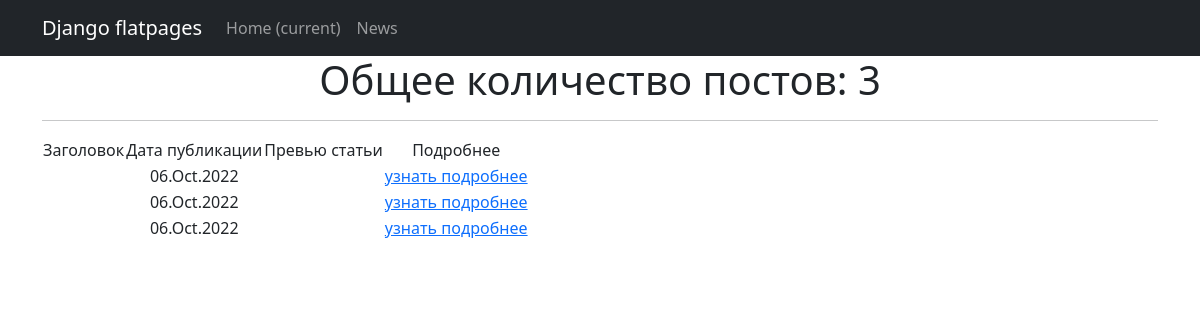
Before: /news/ with the older database file.
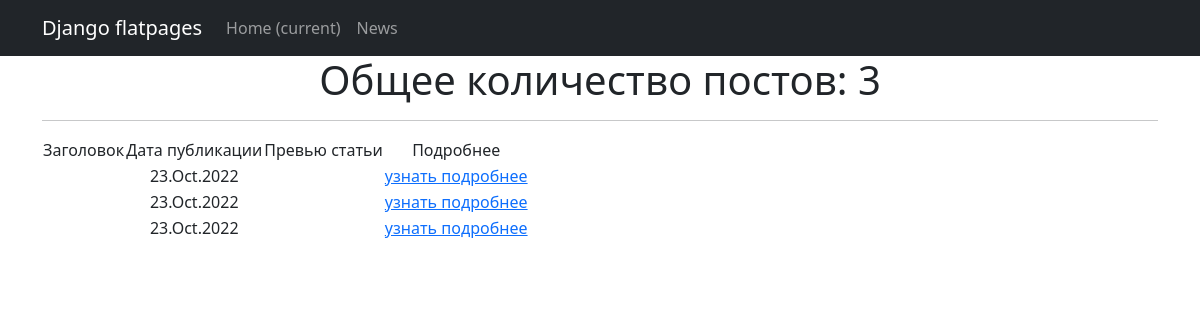
After: the same page with the newer database file.
### news/models.py (models this page shows, shortened)
class Post(models.Model):
    posts = 'PT'
    news = 'NS'
    TYPES = [
        (posts, 'Статья'),
        (news, 'Новость')
    ]
    postsOrNews = models.CharField(max_length=2,
                                   choices=TYPES,
                                   default=posts)
    timeIn = models.DateTimeField(auto_now_add=True)
    header = models.CharField(max_length=128)
    text = models.TextField()
    rating = models.IntegerField(default=0)
    postAuthor = models.ForeignKey(Author, on_delete=models.CASCADE)
    postCategories = models.ManyToManyField(Category, through='PostCategory')

### news/views.py (the view)
# urls.py: path('', PostList.as_view(), name='news_list'),
class PostList(ListView):
    model = Post
    ordering = 'timeIn'
    template_name = 'news.html'
    context_object_name = 'news'
    paginate_by = 10

### news/templatetags/custom_filter.py (called while the page is built)
@register.filter()
def censor(value):
    new_value = keyword_processor.replace_keywords(value)
    return f'{new_value}'

### templates/news.html (shortened to what this page needs)
{% extends 'flatpages/default.html' %}
{% load custom_filter %}
{% block content %}
    <h1>
        <td>Общее количество постов: </td>
        {{ news | length }}
    </h1>
    <hr>
    {% if news %}
        <table>
            <tr>
                <td>Заголовок</td>
                <td>Дата публикации</td>
                <td>Превью статьи</td>
                <td>Подробнее</td>
            </tr>
            {% for post in news %}
                <tr>
                    <td>{{ post.header|censor }}</td>
                    <td>{{ post.timeIn|date:'d.M.Y'}}</td>
                    <td>{{ post.text|truncatewords:20|censor }}</td>
                    <td><a href="{{ post.id }}">узнать подробнее</a></td>
                </tr>
            {% endfor %}
        </table>
    {% else %}
        <h2>Посты отсутствуют</h2>
    {% endif %}
{% endblock content %}

Changed rows visible on the page:
changed Post (number 1 of 3 on the later page): timeIn "06.Oct.2022" → "23.Oct.2022"
changed Post (number 2 of 3 on the later page): timeIn "06.Oct.2022" → "23.Oct.2022"
changed Post (number 3 of 3 on the later page): timeIn "06.Oct.2022" → "23.Oct.2022"
